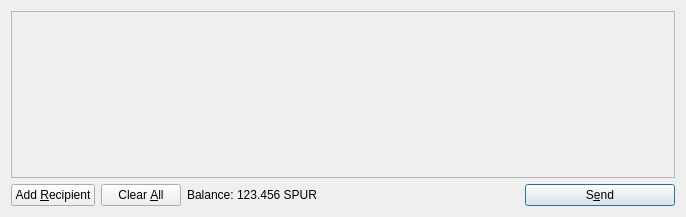
<?xml version="1.0" encoding="UTF-8"?>
<ui version="4.0">
 <class>SendCoinsDialog</class>
 <widget class="QDialog" name="SendCoinsDialog">
  <property name="geometry">
   <rect>
    <x>0</x>
    <y>0</y>
    <width>686</width>
    <height>217</height>
   </rect>
  </property>
  <property name="windowTitle">
   <string>Send Coins</string>
  </property>
  <layout class="QVBoxLayout" name="verticalLayout">
   <item>
    <widget class="QScrollArea" name="scrollArea">
     <property name="widgetResizable">
      <bool>true</bool>
     </property>
     <widget class="QWidget" name="scrollAreaWidgetContents">
      <property name="geometry">
       <rect>
        <x>0</x>
        <y>0</y>
        <width>666</width>
        <height>165</height>
       </rect>
      </property>
      <layout class="QVBoxLayout" name="verticalLayout_2">
       <property name="margin">
        <number>0</number>
       </property>
       <item>
        <layout class="QVBoxLayout" name="entries">
         <property name="spacing">
          <number>6</number>
         </property>
        </layout>
       </item>
       <item>
        <spacer name="verticalSpacer">
         <property name="orientation">
          <enum>Qt::Vertical</enum>
         </property>
         <property name="sizeHint" stdset="0">
          <size>
           <width>20</width>
           <height>40</height>
          </size>
         </property>
        </spacer>
       </item>
      </layout>
     </widget>
    </widget>
   </item>
   <item>
    <layout class="QHBoxLayout" name="horizontalLayout">
     <item>
      <widget class="QPushButton" name="addButton">
       <property name="toolTip">
        <string>Send to multiple recipients at once</string>
       </property>
       <property name="text">
        <string>Add &amp;Recipient</string>
       </property>
       <property name="icon">
        <iconset resource="../bitcoin.qrc">
         <normaloff>:/icons/add</normaloff>:/icons/add</iconset>
       </property>
       <property name="autoDefault">
        <bool>false</bool>
       </property>
      </widget>
     </item>
     <item>
      <widget class="QPushButton" name="clearButton">
       <property name="sizePolicy">
        <sizepolicy hsizetype="Minimum" vsizetype="Fixed">
         <horstretch>0</horstretch>
         <verstretch>0</verstretch>
        </sizepolicy>
       </property>
       <property name="toolTip">
        <string>Remove all transaction fields</string>
       </property>
       <property name="text">
        <string>Clear &amp;All</string>
       </property>
       <property name="icon">
        <iconset resource="../bitcoin.qrc">
         <normaloff>:/icons/remove</normaloff>:/icons/remove</iconset>
       </property>
       <property name="autoRepeatDelay">
        <number>300</number>
       </property>
       <property name="autoDefault">
        <bool>false</bool>
       </property>
      </widget>
     </item>
     <item>
      <layout class="QHBoxLayout" name="horizontalLayout_2">
       <property name="spacing">
        <number>3</number>
       </property>
       <item>
        <widget class="QLabel" name="label">
         <property name="text">
          <string>Balance:</string>
         </property>
        </widget>
       </item>
       <item>
        <widget class="QLabel" name="labelBalance">
         <property name="cursor">
          <cursorShape>IBeamCursor</cursorShape>
         </property>
         <property name="text">
          <string>123.456 SPUR</string>
         </property>
         <property name="textInteractionFlags">
          <set>Qt::LinksAccessibleByMouse|Qt::TextSelectableByKeyboard|Qt::TextSelectableByMouse</set>
         </property>
        </widget>
       </item>
      </layout>
     </item>
     <item>
      <spacer name="horizontalSpacer">
       <property name="orientation">
        <enum>Qt::Horizontal</enum>
       </property>
       <property name="sizeHint" stdset="0">
        <size>
         <width>40</width>
         <height>20</height>
        </size>
       </property>
      </spacer>
     </item>
     <item>
      <widget class="QPushButton" name="sendButton">
       <property name="minimumSize">
        <size>
         <width>150</width>
         <height>0</height>
        </size>
       </property>
       <property name="toolTip">
        <string>Confirm the send action</string>
       </property>
       <property name="text">
        <string>S&amp;end</string>
       </property>
       <property name="icon">
        <iconset resource="../bitcoin.qrc">
         <normaloff>:/icons/send</normaloff>:/icons/send</iconset>
       </property>
       <property name="default">
        <bool>true</bool>
       </property>
      </widget>
     </item>
    </layout>
   </item>
  </layout>
 </widget>
 <resources>
  <include location="../bitcoin.qrc"/>
 </resources>
 <connections/>
</ui>
